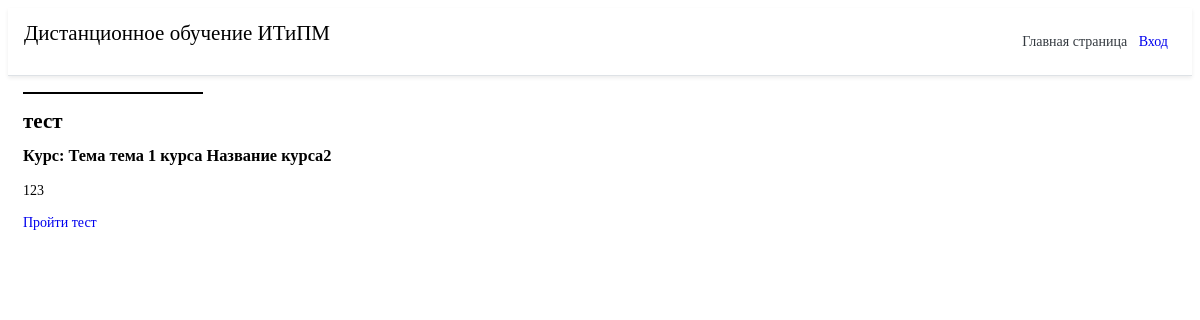
/test/te/, run on the app's committed database.
### quiz/models.py (models this page shows, shortened)
class Quiz(models.Model):
    title = models.CharField(
        verbose_name=_("Название"),
        max_length=60, blank=False)
    description = models.TextField(
        verbose_name=_("Описание"),
        blank=True, help_text=_("a description of the quiz"))
    url = models.SlugField(
        max_length=60, blank = False,
        help_text=_("Введите ссылку"),
        verbose_name=_("Ссылка теста")
    )
    category = models.ForeignKey(
        TopicTable, null=True, blank=True,
        verbose_name=_("Тема"), on_delete=models.CASCADE)
    random_order = models.BooleanField(
        blank=False, default=False,
        verbose_name=_("Перемешать вопросы"))
    max_questions = models.PositiveIntegerField(
        blank=True, null=True, verbose_name=_("Количество вопросов"),
        help_text=_("Количество вопросов, на которые ужно ответить при каждой попытке."))
    answers_at_end = models.BooleanField(
        blank=False, default=False,
        help_text=_("Правильный ответ не отображается после вопроса."
                    " Ответы отображаются в конце."),
        verbose_name=_("Ответы отображаются в конце"))
    exam_paper = models.BooleanField(
        blank=False, default=False,
        help_text=_("Если да, то результат каждой попытки"
                    " пользователя будет сохранен. Необходимо для маркировки."),
        verbose_name=_("Экзамен"))
    single_attempt = models.BooleanField(
        blank=False, default=False,
        help_text=_("Если включенно, то можно пройти только одну попытку"),
        verbose_name=_("Одна попытка")
    )
    pass_mark = models.SmallIntegerField(
        blank=True, default=0,
        verbose_name=_("Минимальный процент"),
        help_text=_("Процент для минимального прохождения теста."),
        validators=[MaxValueValidator(100)])
    success_text = models.TextField(
        blank=True, help_text=_("При неправельном прохождение теста"),
        verbose_name=_("Отображается, если пользователь"
                       " проходит тест")
    )
    fail_text = models.TextField(
        verbose_name=_("При неправельном прохождение теста"),
        blank=True,
        help_text=_("Отображается, если пользователь"
                    "не проходит тест.")
    )
    draft = models.BooleanField(
        blank=True, default=False,
        verbose_name=_("Проект"),
        help_text=_("Если да, то тест не отображается"
                    "в списке викторин и может быть только"
                    "взято пользователями, которые могут редактировать тест."))
    class Meta:
        verbose_name = _("Тест")
        verbose_name_plural = _("Тесты")

### course/models.py (models this page shows, shortened)
class TopicTable(models.Model):
    title = models.CharField('Название темы', max_length=75)
    task = models.TextField('Описание темы', max_length=250)
    id_course = models.ForeignKey(CourseTable, on_delete=models.CASCADE)
    def __str__(self):
        return f'Тема {self.title} курса {self.id_course}'
    class Meta:
        verbose_name = 'Тему'
        verbose_name_plural = 'Темы'

class CourseTable(models.Model):
    title = models.CharField('Название курса', max_length=75)
    task = models.TextField('Описание курса', max_length=250)
    teacher = models.ForeignKey(User_table, on_delete=models.CASCADE)
    def __str__(self):
        return self.title
    class Meta:
        verbose_name = 'Курс'
        verbose_name_plural = 'Курсы'

### quiz/views.py (the view)
class QuizDetailView(DetailView):
    model = Quiz
    slug_field = 'url'
    def get(self, request, *args, **kwargs):
        self.object = self.get_object()
        if self.object.draft and not request.user.has_perm('quiz.change_quiz'):
            raise PermissionDenied
        context = self.get_context_data(object=self.object)
        return self.render_to_response(context)

### quiz/templates/quiz/quiz_detail.html (shortened to what this page needs)
{% extends 'main/base.html' %}
{% load i18n %}
{% block content %}
<div class="menu_gl">
	<ul class="menu">
      </ul>
</div>
<h2>{{ quiz.title }}</h2>
<h3>{% trans "Курс" %}: {{ quiz.category }}</h3>
<p>{{ quiz.description }}</p>
<p>
  <a href="{% url 'quiz_question' quiz_name=quiz.url %}">
	{% trans "Пройти тест" %}
  </a>
</p>
{% endblock %}

### main/static/main/css/style.css (style rules this page uses)
a { text-decoration: none; display: inline-block; }
body { font-family: 'PT Serif', serif; font-weight: 400; font-size: 14px; line-height: 18px; color: #000; background-color: #fff; }
.menu { border: 1px solid #000; max-width: 150px; }
.menu_gl { width: 180px; }

### data on the page
Quiz: title "тест", category "Тема тема 1 курса Название курса2", description "123"
